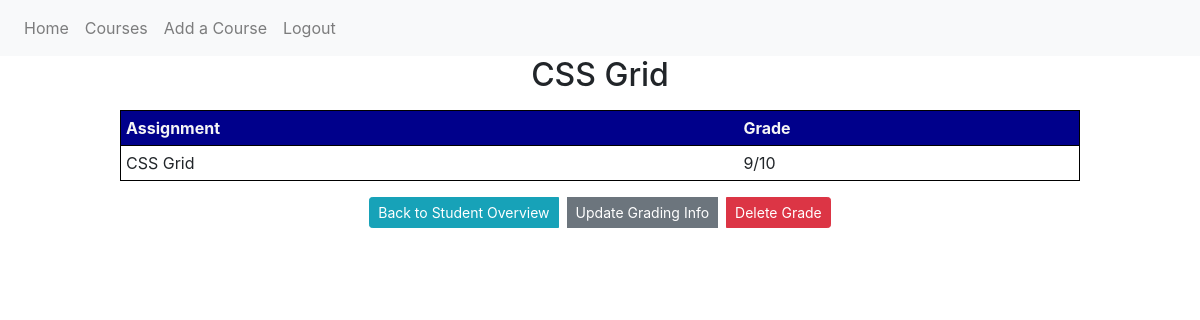
Screenshot of /course/1/student/1/grade/6/ (signed in) with the database file from the repository.
### guide_and_teach/models.py (models this page shows, shortened)
class Grade(db.Model):
    id = db.Column(db.Integer, primary_key=True)
    user_id = db.Column(db.Integer, db.ForeignKey('user.id'))
    student_id = db.Column(db.Integer, db.ForeignKey('student.id'))
    score = db.Column(db.String(15), nullable=False)
    max_score = db.Column(db.String(15), nullable=False)
    assignment = db.Column(db.String(50), nullable=False)

### guide_and_teach/routes.py (the view)
@app.route('/course/<int:course_id>/student/<int:student_id>/grade/<int:grade_id>/', methods=['GET', 'POST'])
@login_required
def single_grade(student_id, course_id, grade_id):
    grade = Grade.query.get_or_404(grade_id)
    if grade.user != current_user:
        abort(403)
    return render_template('single_grade.html', title="Grade", student_id=student_id, course_id=course_id, grade=grade)

### guide_and_teach/models.py (called while the page is built)
@login_manager.user_loader
def load_user(user_id):
    return User.query.get(int(user_id))

### guide_and_teach/templates/single_grade.html (shortened to what this page needs)
{% extends "layout.html" %}
{% block content %}
        <article>
            <h2>{{ grade.assignment }}</h2>
            <table class="cool">
                <thead>
                    <tr>
                        <td><strong>Assignment</strong></td>
                        <td><strong>Grade</strong></td>
                    </tr>
                </thead>
                <tbody>
                    <tr>
                        <td>{{ grade.assignment }}</td>
                        <td>{{ grade.score }}/{{ grade.max_score }}</td>
                    </tr>
                </tbody>
            </table>
            {% if grade.user == current_user %}
            <div class="ralph">
            <div class="btn-group btn-group ml-4 mr-4 m-1" role="group">
                <a class="btn btn-info btn-sm mt-1 mb-1 m-1" href="{{ url_for('single_student', course_id=course_id, student_id=student_id) }}">Back to Student Overview</a>
                <a class="btn btn-secondary btn-sm mt-1 mb-1 m-1" href="{{ url_for('update_grade', student_id=student_id, course_id=course_id, grade_id=grade.id) }}">Update Grading Info</a>
                <button type="button" class="btn btn-danger btn-sm mt-1 mb-1 m-1" data-toggle="modal" data-target="#deleteModal">Delete Grade</button>
            </div>
            </div>
            {% endif %}
        </article>
{% endblock content %}

### guide_and_teach/static/style.css (style rules this page uses)
article { display: flex; flex-direction: column; }
table { border: 1px solid black; border-radius: 10px; margin-top: .5em; margin-bottom: .5em; margin-left: 10%; margin-right: 10%; }
thead { border: 1px solid black; color: whitesmoke; background-color: darkblue; margin: 5px; padding: 1em; }
td { margin: 2px; padding: 5px; }
h1, h2, h4 { text-align: center; }
.ralph { display: flex; justify-content: center; align-content: center; margin-left: 10%; margin-right: 10%; }

### rows the page displays
Grade: assignment "CSS Grid", score "9", max_score "10"
